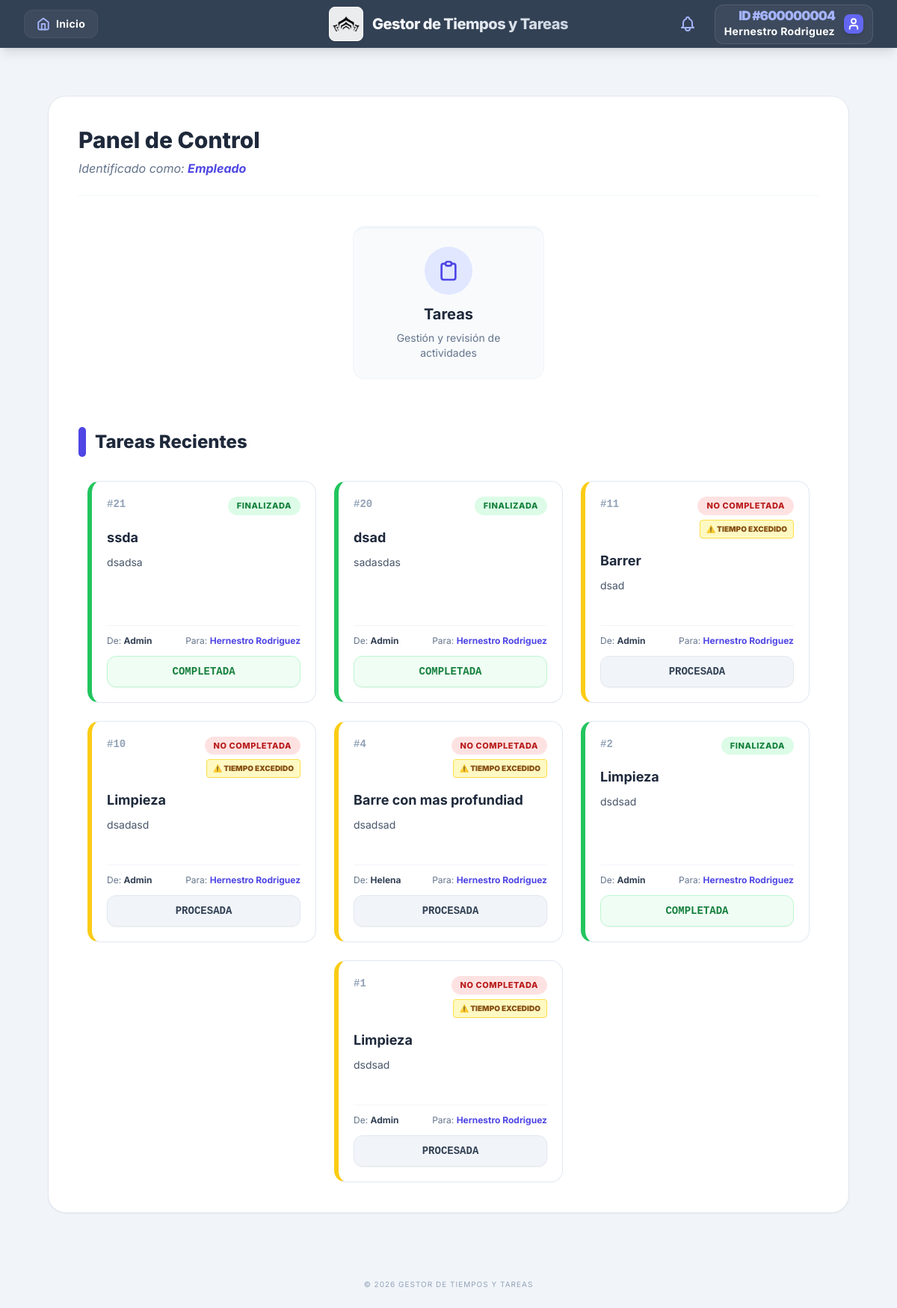
Page /dashboard/ (signed in) on the committed database.
### users/models.py (models this page shows, shortened)
class User(AbstractUser):
    user_id = models.AutoField(primary_key=True)
    username = models.CharField(max_length=150, unique=True)
    password = models.CharField(max_length=128)
    USERNAME_FIELD = 'username'
    class Meta:
        db_table = 'users'
        verbose_name = 'User'
        verbose_name_plural = 'Users'

class Role(models.Model):
    PERMISSION_CHOICES = [
        (0, 'No access'),
        (1, 'View only'),
        (2, 'Can create and modify all tasks and status'),
        (3, 'Can modify just status tasks (Employees)'),
        (4, 'Stadistics access'),
        (5, 'Boss can create and modify Employees and supervisors'),
        (6, 'Supervisor can create and modify employees only'),
        (7, 'Supervisor as employee (Only modify status)'),
    ]
    role_name = models.CharField(max_length=50, unique=True)
    tareas_empleados = models.IntegerField(choices=PERMISSION_CHOICES, default=0)
    tareas_supervisor = models.IntegerField(choices=PERMISSION_CHOICES, default=0)
    estadisticas = models.IntegerField(choices=PERMISSION_CHOICES, default=0)
    modificar_usuarios = models.IntegerField(choices=PERMISSION_CHOICES, default=0)
    class Meta:
        db_table = 'roles'
        verbose_name = 'Role'
        verbose_name_plural = 'Roles'

### tasks/models.py (models this page shows, shortened)
class Task(models.Model):
    ESTADOS = [
        ('PENDIENTE', 'Pendiente'),
        ('PENDIENTE_REVISION', 'Pendiente de revisión'),
        ('FINALIZADA', 'Finalizada'),
        ('NO_COMPLETADA', 'No Completada'),
    ]
    titulo = models.CharField(max_length=200)
    descripcion = models.TextField(blank=True)
    estado = models.CharField(max_length=20, choices=ESTADOS, default='PENDIENTE')
    asignado_a = models.ForeignKey(settings.AUTH_USER_MODEL, on_delete=models.CASCADE, related_name='tareas_asignadas')
    creada_por = models.ForeignKey(settings.AUTH_USER_MODEL, on_delete=models.CASCADE, related_name='tareas_creadas')
    creada_en = models.DateTimeField(auto_now_add=True)
    fecha_limite = models.DateTimeField(null=True, blank=True)
    fecha_finalizacion = models.DateTimeField(null=True, blank=True)
    aprobada_por = models.ForeignKey(
        settings.AUTH_USER_MODEL,
        null=True, blank=True,
        on_delete=models.SET_NULL,
        related_name='tareas_aprobadas'
    )
    reabierta = models.BooleanField(default=False)
    asignado_original = models.ForeignKey(
        settings.AUTH_USER_MODEL,
        on_delete=models.SET_NULL,
        null=True, blank=True,
        related_name='tareas_reabiertas_previas'
    )
    class Meta:
        db_table = 'tasks'
        ordering = ['-creada_en']
    @property
    def esta_vencida(self):
        if self.fecha_limite and self.estado != 'FINALIZADA':
            return timezone.now() > self.fecha_limite
        return False

### core/views.py (the view)
# urls.py: path('dashboard/', views.dashboard_view, name='dashboard'),
@login_required
def dashboard_view(request):
    from tasks.models import Task
    permissions = {
        'tareas_empleados': 0,
        'tareas_supervisor': 0,
        'estadisticas': 0,
        'modificar_usuarios': 0,
    }
    if request.user.is_superuser:
        permissions.update({
            'tareas_empleados': 2,
            'tareas_supervisor': 2,
            'estadisticas': 4,
            'modificar_usuarios': 5,
        })
        roles_list = ['Superuser']
        max_perm = 5
    else:
        user_roles = userRole.objects.select_related('role').filter(user=request.user)
        roles_list = [ur.role.role_name for ur in user_roles]
        max_perm = 0
        for ur in user_roles:
            r = ur.role
            permissions['tareas_empleados'] = max(permissions['tareas_empleados'], r.tareas_empleados)
            permissions['tareas_supervisor'] = max(permissions['tareas_supervisor'], r.tareas_supervisor)
            permissions['estadisticas'] = max(permissions['estadisticas'], r.estadisticas)
            m_user = r.modificar_usuarios
            permissions['modificar_usuarios'] = max(permissions['modificar_usuarios'], m_user)
            if m_user > max_perm:
                max_perm = m_user
    base_qs = Task.objects.all()
    if request.user.is_superuser or max_perm == 5:
        tareas_qs = base_qs.filter(Q(creada_por=request.user) | Q(creada_por__is_superuser=True)).distinct()
    elif max_perm == 6:
        tareas_qs = base_qs.filter(Q(creada_por=request.user) | Q(asignado_a=request.user)).distinct()
    else:
        tareas_qs = base_qs.filter(asignado_a=request.user)
    tareas_recientes = tareas_qs.order_by('-id')[:8]
    context = {
        'user': request.user,
        'roles': roles_list,
        'permissions': permissions,
        'tareas_recientes': tareas_recientes,
        'max_perm': max_perm,
    }
    return render(request, 'core/dashboard.html', context)

### core/templates/core/dashboard.html (shortened to what this page needs)
{% extends 'core/base.html' %}
{% load static %}
{% block content %}
<div class="max-w-7xl mx-auto px-4 sm:px-6 lg:px-8 py-8">
    <div class="bg-white rounded-3xl shadow-sm border border-slate-200 p-6 md:p-10">
        <div class="mb-10 border-b border-slate-100 pb-6">
            <h2 class="text-3xl font-extrabold text-slate-800">Panel de Control</h2>
            <p class="text-slate-500 mt-2 text-base italic">
                Identificado como: <strong class="text-indigo-600">{% if roles %}{{ roles|join:", " }}{% else %}Sin Rol{% endif %}</strong>
            </p>
        </div>
        <div class="flex flex-wrap justify-center gap-6 mb-16">
            {% if permissions.tareas_empleados > 0 or permissions.tareas_supervisor > 0 %}
            <a href="{% url 'tasks:tasks_list' %}"
               class="w-full sm:w-64 bg-slate-50 p-6 rounded-2xl border border-slate-100 hover:shadow-xl transition-all transform hover:-translate-y-1 border-t-4 border-indigo-500 flex flex-col items-center text-center group">
                <div class="bg-indigo-100 p-4 rounded-full mb-3 group-hover:bg-indigo-600 transition-colors">
                </div>
                <h3 class="text-xl font-bold text-slate-800">Tareas</h3>
                <p class="text-slate-500 text-sm mt-2">Gestión y revisión de actividades</p>
            </a>
            {% endif %}
        </div>
        <div class="mt-8">
            <div class="flex items-center justify-between mb-8">
                <h3 class="text-2xl font-extrabold text-slate-800 flex items-center gap-3">
                    <span class="w-2.5 h-10 bg-indigo-600 rounded-full"></span>
                    Tareas Recientes
                </h3>
            </div>
            <div class="flex flex-wrap justify-center gap-6">
                {% for tarea in tareas_recientes %}
                <a href="{% url 'tasks:tasks_list' %}?nombre={{ tarea.id }}"
                   class="group w-full md:w-[calc(50%-1.5rem)] lg:w-[calc(33.33%-1.5rem)] xl:w-[calc(25%-1.5rem)] bg-white border border-slate-200 rounded-2xl p-5 transition-all hover:shadow-xl hover:border-indigo-300 flex flex-col relative overflow-hidden border-l-[6px]
                   {% if tarea.estado == 'FINALIZADA' %} border-l-green-500
                   {% elif tarea.esta_vencida %} border-l-yellow-400
                   {% elif tarea.estado == 'NO_COMPLETADA' %} border-l-red-500
                   {% else %} border-l-slate-300 {% endif %}">
                    <div class="flex justify-between items-start mb-4">
                        <span class="text-sm font-mono text-slate-400 font-black">#{{ tarea.id }}</span>
                        <div class="flex flex-col items-end gap-1.5">
                            <span class="text-[11px] font-extrabold px-3 py-1 rounded-full uppercase tracking-wider
                                {% if tarea.estado == 'NO_COMPLETADA' %} bg-red-100 text-red-700
                                {% elif tarea.estado == 'FINALIZADA' %} bg-green-100 text-green-700
                                {% elif tarea.estado == 'PENDIENTE_REVISION' %} bg-amber-100 text-amber-700
                                {% else %} bg-blue-100 text-blue-700 {% endif %}">
                                {{ tarea.get_estado_display }}
                            </span>
                            {% if tarea.esta_vencida and tarea.estado != 'FINALIZADA' %}
                            <span class="text-[10px] font-black px-2 py-1 bg-yellow-100 text-yellow-800 border border-yellow-300 rounded shadow-sm uppercase">
                                ⚠️ TIEMPO EXCEDIDO
                            </span>
                            {% endif %}
                        </div>
                    </div>
                    <h4 class="text-lg font-bold text-slate-800 truncate group-hover:text-indigo-600 mb-2">{{ tarea.titulo }}</h4>
                    <p class="text-sm text-slate-600 line-clamp-2 mb-6 min-h-[40px] leading-relaxed">{{ tarea.descripcion }}</p>
                    <div class="mt-auto space-y-3">
                        <div class="flex justify-between text-xs text-slate-500 border-t border-slate-100 pt-3">
                            <span>De: <strong class="text-slate-700">{{ tarea.creada_por.username }}</strong></span>
                            <span>Para: <strong class="text-indigo-600 font-bold">{{ tarea.asignado_a.username }}</strong></span>
                        </div>
                        <div id="dash-timer-{{ tarea.id }}"
                             class="text-sm font-mono font-black text-center py-2.5 rounded-xl bg-slate-50 text-slate-800 border border-slate-200 shadow-inner"
                             data-deadline="{{ tarea.fecha_limite|date:'Y-m-d H:i:s' }}"
                             data-status="{{ tarea.estado }}">
                        </div>
                    </div>
                </a>
                {% empty %}
                <div class="w-full py-16 text-center bg-slate-50 rounded-3xl border-2 border-dashed border-slate-200">
                    <p class="text-slate-400 text-lg italic font-medium">No hay tareas activas asignadas.</p>
                </div>
                {% endfor %}
            </div>
        </div>
    </div>
</div>
{% endblock %}

### core/templates/core/base.html (shortened to what this page needs)
{% load static %}
<!DOCTYPE html>
<html lang="es">
<head>
    <script src="https://cdn.tailwindcss.com"></script>
</head>
<body class="bg-slate-100 min-h-screen flex flex-col text-slate-900">
    <nav class="bg-slate-700 text-white shadow-lg sticky top-0 z-50">
        <div class="max-w-7xl mx-auto px-4 sm:px-6 lg:px-8">
            <div class="grid grid-cols-3 h-16 items-center">
                <div class="flex justify-start">
                    <a href="{% url 'core:dashboard' %}"
                       class="hidden md:flex items-center gap-2 bg-white/5 hover:bg-white/10 px-4 py-2 rounded-xl transition-all border border-white/5 group">
                        <span class="text-sm font-bold tracking-wide">Inicio</span>
                    </a>
                </div>
                <div class="flex justify-center items-center gap-3">
                    <div class="bg-white/90 p-1 rounded-lg border border-white shadow-sm transition-transform hover:scale-105">
                        <img src="{% static 'img/Screenshot_4.png' %}" alt="Logo" class="h-9 w-9 object-contain">
                    </div>
                    <h1 class="text-lg md:text-xl font-extrabold tracking-tight bg-gradient-to-r from-white to-slate-300 bg-clip-text text-transparent hidden sm:block text-center">
                    </h1>
                </div>
                <div class="flex justify-end items-center">
                    {% if user.is_authenticated %}
                    <div class="relative mr-4">
                        <button id="notif-button" class="block p-2 text-indigo-300 hover:bg-white/10 rounded-xl transition-colors focus:outline-none relative">
                        </button>
                    </div>
                    {% endif %}
                    <div class="relative">
                        <button id="user-menu-button"
                            class="flex items-center space-x-3 bg-white/5 hover:bg-white/10 py-1.5 px-3 rounded-xl transition-all border border-white/10 focus:outline-none">
                            <div class="flex flex-col items-end leading-none hidden md:flex">
                                <span class="text-[17px] font-black uppercase text-indigo-300 tracking-tighter mb-0.5">ID #{{ user.user_id }}</span>
                                <span class="text-sm font-bold tracking-wide">{{ user.username|title }}</span>
                            </div>
                            <div class="bg-indigo-500 p-1 rounded-lg shadow-md">
                                <svg xmlns="http://www.w3.org/2000/svg" width="18" height="18" viewBox="0 0 24 24" fill="none" stroke="currentColor" stroke-width="2.5" stroke-linecap="round" stroke-linejoin="round">
                                    <path d="M19 21v-2a4 4 0 0 0-4-4H9a4 4 0 0 0-4 4v2"/><circle cx="12" cy="7" r="4"/>
                                </svg>
                            </div>
                        </button>
                    </div>
                </div>
            </div>
        </div>
    </nav>
    <main class="flex-grow p-4 md:p-6 lg:p-8">
        {% block content %}{% endblock content %}
    </main>
    <footer class="py-6 text-center text-slate-400 text-[10px] uppercase tracking-widest bg-slate-100">
        &copy; 2026 Gestor de Tiempos y Tareas
    </footer>
</body>
</html>

### core/templates/core/base.html (style rules this page uses)
body { font-family: 'Inter', sans-serif; }

### rows in the picture
User: user_id "600000004", username "Hernestro Rodriguez"
Role: role_name "Empleado"
Task: id "21", estado "FINALIZADA", titulo "ssda", descripcion "dsadsa", creada_por.username "Admin", asignado_a.username "Hernestro Rodriguez"
Task: id "20", estado "FINALIZADA", titulo "dsad", descripcion "sadasdas", creada_por.username "Admin", asignado_a.username "Hernestro Rodriguez"
Task: id "11", estado "NO COMPLETADA", shows "⚠️ TIEMPO EXCEDIDO", titulo "Barrer", descripcion "dsad", creada_por.username "Admin", asignado_a.username "Hernestro Rodriguez"
Task: id "10", estado "NO COMPLETADA", shows "⚠️ TIEMPO EXCEDIDO", titulo "Limpieza", descripcion "dsadasd", creada_por.username "Admin", asignado_a.username "Hernestro Rodriguez"
Task: id "4", estado "NO COMPLETADA", shows "⚠️ TIEMPO EXCEDIDO", titulo "Barre con mas profundiad", descripcion "dsadsad", creada_por.username "Helena", asignado_a.username "Hernestro Rodriguez"
Task: id "2", estado "FINALIZADA", titulo "Limpieza", descripcion "dsdsad", creada_por.username "Admin", asignado_a.username "Hernestro Rodriguez"
Task: id "1", estado "NO COMPLETADA", shows "⚠️ TIEMPO EXCEDIDO", titulo "Limpieza", descripcion "dsdsad", creada_por.username "Admin", asignado_a.username "Hernestro Rodriguez"
